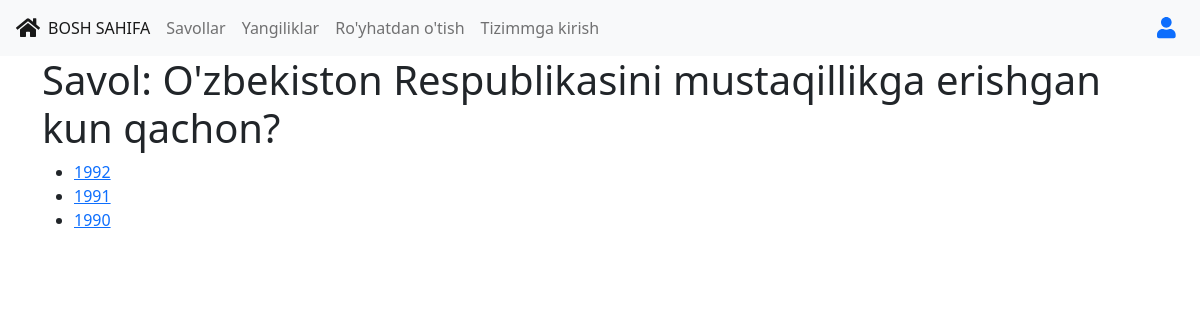
Screenshot of /savollar/savol/2/ with the database file from the repository.
### poll/models.py (models this page shows, shortened)
class Question(models.Model):
    question = models.CharField("Savol", max_length=255)

class Choice(models.Model):
    question = models.ForeignKey(Question, on_delete=models.CASCADE)
    choice = models.CharField("Variant", max_length=255)
    is_correct = models.BooleanField("Tog'ri", default=False)

### poll/views.py (the view)
# urls.py: path('savol/<int:id>/', savol_detail, name="savol"),
def savol_detail(request, id):
    savol = get_object_or_404(Question, id=id)
    return render(request, 'questions/savol.html', {"savol": savol})

### templates/questions/savol.html (shortened to what this page needs)
{% extends 'base.html' %}
{% block content %}
<h1>Savol: {{ savol.question }}</h1>
<ul>
    {% for choice in savol.choice_set.all %}
    <li> <a href="{% url 'poll:check_answer' variant_id=choice.id %}">{{ choice.choice }}</a> </li>
    {% endfor %}
</ul>
{% endblock content %}

### rows the page displays
Question: question "O'zbekiston Respublikasini mustaqillikga erishgan kun qachon?"
Choice: choice "1992"
Choice: choice "1991"
Choice: choice "1990"
